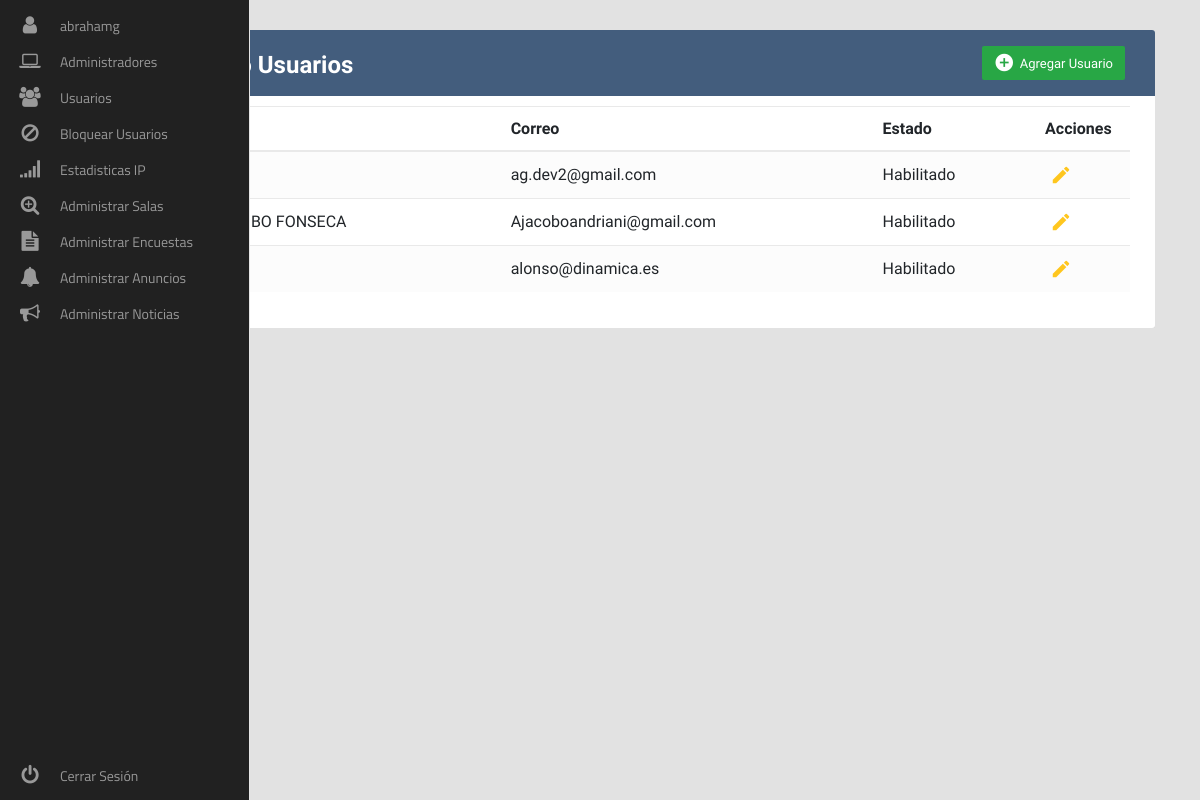
Screenshot of /admin/scripts/sesion/bloqueoUsuarios.php (signed in) with the database file from the repository.
### tables this page shows
CREATE TABLE `usuarios` (
  `id` int NOT NULL,
  `username` varchar(1000) NOT NULL,
  `edad` varchar(1000) NOT NULL,
  `sexo` varchar(1000) NOT NULL,
  `email` varchar(1000) NOT NULL,
  `contrasenia` varchar(1000) NOT NULL,
  `estado` varchar(1000) NOT NULL
);

CREATE TABLE `estadousuarios` (
  `id` int NOT NULL,
  `id_usuario` int NOT NULL,
  `username` varchar(1000) NOT NULL,
  `state` varchar(255) NOT NULL
);

### admin/scripts/sesion/bloqueoUsuarios.php (the view, shortened to what this page needs)
<?php
$conexion = conectar();
?>
<html>
<!DOCTYPE html>
<html lang="en">
<head>
    <link rel="stylesheet" href="https://stackpath.bootstrapcdn.com/bootstrap/4.5.0/css/bootstrap.min.css">
    <link rel="stylesheet" href="https://maxcdn.bootstrapcdn.com/font-awesome/4.7.0/css/font-awesome.min.css">
    <link rel="stylesheet" href="./../../assets/css/style.css">
</head>
<div class="area">
    <div class="container-xl">
        <div class="table-responsive">
            <div class="table-wrapper">
                <div class="table-title">
                    <div class="row">
                        <div class="col-sm-6">
                            <h2>Gestión <b>Bloqueo Usuarios</b></h2>
                        </div>
                        <div class="col-sm-6">
                            <a href="#addUserModal" class="btn btn-success" data-toggle="modal"><i class="material-icons">&#xE147;</i> <span>Agregar Usuario</span></a>
                        </div>
                    </div>
                </div>
                <table class="table table-striped table-hover">
                    <thead>
                        <tr>
                            <th>Id</th>
                            <th>Usuario</th>
                            <th>Correo</th>
                            <th>Estado</th>
                            <th>Acciones</th>
                        </tr>
                    </thead>
                    <tbody>
                        <?php
                        $datosUser = "SELECT * FROM usuarios";
                        $consultaUser = mysqli_query($conexion, $datosUser);
                        while ($row = mysqli_fetch_assoc($consultaUser)) {
                        ?>
                            <tr>
                                <td><?php echo $row['id']; ?></td>
                                <td><?php echo $row['username']; ?></td>
                                <td><?php echo $row['email']; ?></td>
                                <?php
                                $user = $row['username'];
                                $sqlState = "SELECT * FROM estadousuarios WHERE username = '$user'";
                                $executeState = mysqli_query($conexion, $sqlState);
                                $assoc = mysqli_fetch_assoc($executeState);
                                $estado = $assoc['state'];
                                if ($estado ==  NULL || $estado == '' || $estado == " " || $estado == "Habilitado") {
                                    $estado = "Habilitado";
                                } else {
                                    $estado = "Bloqueado";
                                }
                                ?>
                                <td><?php echo $estado; ?></td>
                                <td>
                                    <a href="#editState<?php echo $row['id']; ?>" class="edit" data-toggle="modal"><i class="material-icons" data-toggle="tooltip" title="Edit">&#xE254;</i></a>
                                </td>
                            </tr>
                        <?php
                        }
                        ?>
                    </tbody>
                </table>
            </div>
        </div>
    </div>
    <nav class="main-menu">
        <ul>
            <li>
                <a href="./login.php">
                    <i class="fa fa-user fa-2x"></i>
                </a>
            </li>
            <li class="has-subnav">
                <a href="./administradores.php">
                    <i class="fa fa-laptop"></i>
                </a>
            </li>
            <li class="has-subnav">
                <a href="./usuarios.php">
                    <i class="fa fa-users"></i>
                </a>
            </li>
            <li class="has-subnav">
                <a href="./bloqueoUsuarios.php">
                    <i class="fa fa-ban"></i>
                </a>
            </li>
            <li class="has-subnav">
                <a href="./estadisticas.php">
                    <i class="fa fa-signal"></i>
                </a>
            </li>
            <li class="has-subnav">
                <a href="./salas.php">
                    <i class="fa fa-search-plus"></i>
                </a>
            </li>
            <li class="has-subnav">
                <a href="./encuestas.php">
                    <i class="fa fa-file-text"></i>
                </a>
            </li>
            <li class="has-subnav">
                <a href="./anuncios.php">
                    <i class="fa fa-bell"></i>
                </a>
            </li>
            <li class="has-subnav">
                <a href="./noticias.php">
                    <i class="fa fa-bullhorn"></i>
                </a>
            </li>
        </ul>
        <ul class="logout">
            <li>
                <a href="../../assets/php/cerrarSesion.php">
                    <i class="fa fa-power-off fa-2x"></i>
                </a>
            </li>
        </ul>
    </nav>
</body>
</html>

### admin/assets/css/style.css (style rules this page uses)
a { text-decoration: none; }
.fa-2x { font-size: 2em; }
.fa { position: relative; display: table-cell; width: 60px; height: 36px; text-align: center; vertical-align: middle; font-size:20px; }
.main-menu { background:#212121; border-right:1px solid #e5e5e5; position:absolute; top:0; bottom:0; height:100%; left:0; width:60px; overflow:hidden; -webkit-transition:width .05s linear; transition:width .05s linear; -webkit-transform:translateZ(0) scale(1,1); z-index:1000; }
.main-menu>ul { margin:7px 0; }
.main-menu li { position:relative; display:block; width:250px; }
.main-menu li>a { position:relative; display:table; border-collapse:collapse; border-spacing:0; color:#999; font-family: arial; font-size: 14px; text-decoration:none; -webkit-transform:translateZ(0) scale(1,1); -webkit-transition:all .1s linear; transition:all .1s linear; }
.main-menu>ul.logout { position:absolute; left:0; bottom:0; }
nav { -webkit-user-select:none; -moz-user-select:none; -ms-user-select:none; -o-user-select:none; user-select:none; }
nav ul,nav li { outline:0; margin:0; padding:0; }
.area { float: left; background: #e2e2e2; width: 100%; height: 100%; }

### admin/scripts/sesion/bloqueoUsuarios.php (style rules this page uses)
.table-responsive { margin: 30px 0; }
.table-wrapper { background: #fff; padding: 20px 25px; border-radius: 3px; min-width: 1000px; box-shadow: 0 1px 1px rgba(0, 0, 0, .05); }
.table-title { padding-bottom: 15px; background: #435d7d; color: #fff; padding: 16px 30px; min-width: 100%; margin: -20px -25px 10px; border-radius: 3px 3px 0 0; }
.table-title h2 { margin: 5px 0 0; font-size: 24px; }
.table-title .btn { color: #fff; float: right; font-size: 13px; border: none; min-width: 50px; border-radius: 2px; border: none; outline: none !important; margin-left: 10px; }
.table-title .btn i { float: left; font-size: 21px; margin-right: 5px; }
.table-title .btn span { float: left; margin-top: 2px; }
table.table tr th, table.table tr td { border-color: #e9e9e9; padding: 12px 15px; vertical-align: middle; }
table.table tr th:first-child { width: 60px; }
table.table tr th:last-child { width: 100px; }
table.table-striped tbody tr:nth-of-type(odd) { background-color: #fcfcfc; }
table.table td:last-child i { opacity: 0.9; font-size: 22px; margin: 0 5px; }
table.table td a { font-weight: bold; color: #566787; display: inline-block; text-decoration: none; outline: none !important; }
table.table td a.edit { color: #FFC107; }
table.table td i { font-size: 19px; }

### rows the page displays
usuarios: id "1", email "ag.dev2@gmail.com", estadousuarios.state "Habilitado"
usuarios: username "ALONSO JACOBO FONSECA", email "Ajacoboandriani@gmail.com", estadousuarios.state "Habilitado"
usuarios: id "11", username "Alonso PR", email "alonso@dinamica.es", estado "Habilitado"
